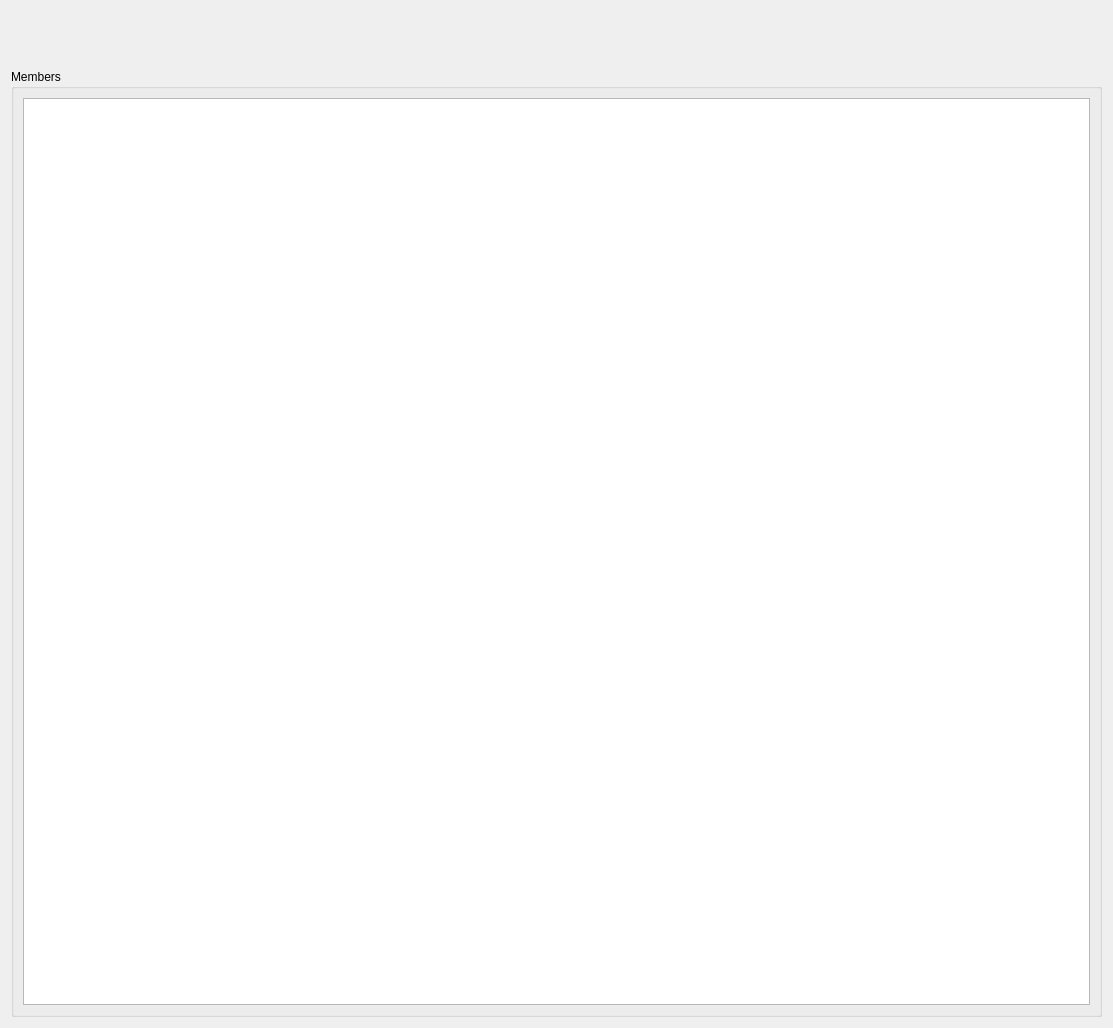
<?xml version="1.0" encoding="UTF-8"?>
<ui version="4.0">
 <class>TeamMemberView</class>
 <widget class="QWidget" name="TeamMemberView">
  <property name="geometry">
   <rect>
    <x>0</x>
    <y>0</y>
    <width>1113</width>
    <height>1028</height>
   </rect>
  </property>
  <property name="windowTitle">
   <string>TeamMemberView</string>
  </property>
  <layout class="QVBoxLayout" name="mainLayout" stretch="0,1">
   <item>
    <widget class="QGroupBox" name="addRemoveGroupBox">
     <property name="styleSheet">
      <string notr="true">border: none</string>
     </property>
     <property name="title">
      <string/>
     </property>
     <layout class="QHBoxLayout" name="addRemoveLayout">
      <item>
       <widget class="QPushButton" name="addButton">
        <property name="minimumSize">
         <size>
          <width>0</width>
          <height>0</height>
         </size>
        </property>
        <property name="font">
         <font>
          <pointsize>15</pointsize>
          <bold>true</bold>
         </font>
        </property>
        <property name="styleSheet">
         <string notr="true">border: none
</string>
        </property>
        <property name="text">
         <string/>
        </property>
        <property name="iconSize">
         <size>
          <width>75</width>
          <height>55</height>
         </size>
        </property>
       </widget>
      </item>
      <item>
       <widget class="QPushButton" name="removeButton">
        <property name="font">
         <font>
          <family>Academy Engraved LET</family>
          <pointsize>18</pointsize>
          <bold>true</bold>
         </font>
        </property>
        <property name="styleSheet">
         <string notr="true">border: none</string>
        </property>
        <property name="text">
         <string/>
        </property>
        <property name="icon">
         <iconset theme="list-remove">
          <normaloff>.</normaloff>.</iconset>
        </property>
        <property name="iconSize">
         <size>
          <width>75</width>
          <height>55</height>
         </size>
        </property>
       </widget>
      </item>
     </layout>
    </widget>
   </item>
   <item>
    <widget class="QGroupBox" name="membersGroupBox">
     <property name="title">
      <string>Members</string>
     </property>
     <layout class="QVBoxLayout" name="membersLayout">
      <item>
       <widget class="QListView" name="membersListView"/>
      </item>
     </layout>
    </widget>
   </item>
  </layout>
 </widget>
 <resources/>
 <connections/>
</ui>
